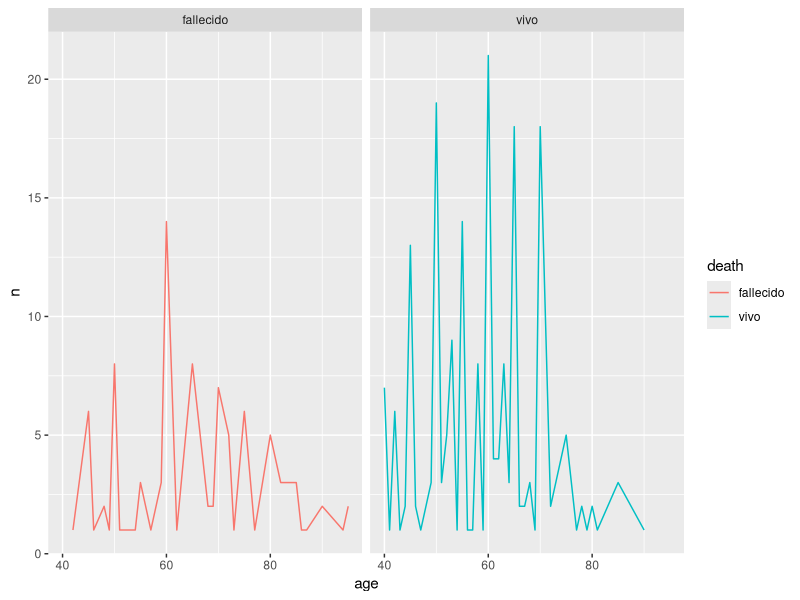
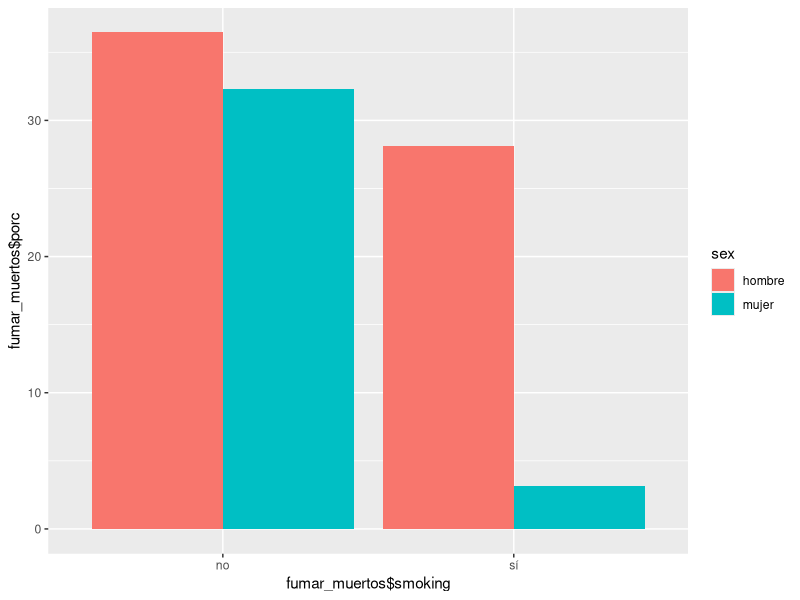

Reproduce these figures in R, in order.
## ---- chunk 1
library(dplyr)
library(ggplot2)
## ---- chunk 2
data <- read.csv('./data/heart_failure.csv')
str(data)
dim(data)
colnames(data)

## ---- chunk 3
head(data)
## ---- chunk 4
death<- data %>%
  group_by(data$death) %>%
  count()



colnames(death)<-c('Fallecido','Total')
death
## ---- chunk 5
death_by_gender <- data %>%
  filter(death==1) %>%
  group_by(sex)%>%
  count()


 death_by_gender <- death_by_gender%>%
   mutate(porcentaje_muertos= round(n*100/sum(death_by_gender$n),2))
 
death_by_gender$sex[death_by_gender$sex==1]<-'hombre'
death_by_gender$sex[death_by_gender$sex==0]<-'mujer'

death_by_gender
## ---- chunk 6
porc_mujer<- data %>%
  filter(sex==0) %>%
  group_by(death)%>%
  count() 

porc_mujer<- porc_mujer%>%
  mutate(porcentaje_muertos= round(n*100/sum(porc_mujer$n),2))


colnames(porc_mujer)<- c('Fallecida', 'Total', 'Porcentaje' )
porc_mujer

porc_hombre<- data %>%
  filter(sex==1) %>%
  group_by(death)%>%
  count() 

porc_hombre<-porc_hombre%>%
  mutate(porcentaje_muertos= round(n*100/sum(porc_hombre$n),2))


colnames(porc_hombre)<- c('Fallecido', 'Total', 'Porcentaje' )
porc_hombre
 
## ---- chunk 7

min(data$age)
max(data$age)

edad_death<- data%>%
  group_by(age, death) %>%
  arrange(data$age)%>%
  count()

edad_death$death[edad_death$death==0]<-'vivo'
edad_death$death[edad_death$death==1]<-'fallecido'


ggplot(data= edad_death, mapping = aes(x=age, y=n, color=death))+
  geom_line()+
  facet_wrap(~death)
  
 
## ---- chunk 8

media_supervivientes <- data %>%
  filter(death==0)%>%
  summarise(mean(age), median(age))

media_supervivientes

media_muertos <- data %>%
  filter(death==1)%>%
  summarise(mean(age), median(age))

media_muertos
## ---- chunk 9
fumar_muertos <- data %>%
  filter(death==1)%>%
  group_by(smoking, sex) %>%
  count()


fumar_muertos<- fumar_muertos %>%
  mutate(porc=n*100/sum(fumar_muertos$n)) %>%
  arrange(smoking)

fumar_muertos$sex[fumar_muertos$sex==0]<-'mujer'
fumar_muertos$sex[fumar_muertos$sex==1]<-'hombre'
fumar_muertos$smoking[fumar_muertos$smoking==0]<-'no'
fumar_muertos$smoking[fumar_muertos$smoking==1]<-'sí'


ggplot(data= fumar_muertos, aes(x=fumar_muertos$smoking, y=fumar_muertos$porc, fill=sex))+
  geom_bar(stat="identity", position="dodge")

fumadora <- data%>%
  filter(sex==0, smoking==1)%>%
  count()

fumadora
## ---- chunk 10
hiper_tension <-data %>%
  filter(data$high_blood_pressure==1) %>%
  group_by(death)%>%
  count()

hiper_tension
## ---- chunk 11

cpk_mujeres<- data%>%
  filter(data$sex==0 , data$creatinine_phosphokinase>294) %>%
  group_by(death)%>%
  count()

cpk_mujeres
cpk_hombres<- data%>%
  filter(data$sex==1 , data$creatinine_phosphokinase>211) %>%
  group_by(death)%>%
  count() 
cpk_hombres


